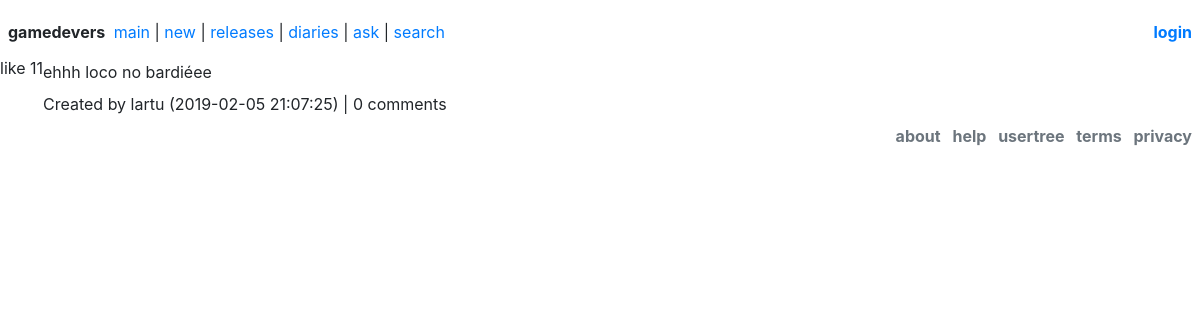
/post/index.php?id=5, run on the app's committed database.
### tables this page shows
CREATE TABLE `post` (
  `id` int(11) NOT NULL AUTO_INCREMENT,
  `creator_id` int(11) NOT NULL,
  `post_date` datetime NOT NULL DEFAULT '0000-00-00 00:00:00' ON UPDATE CURRENT_TIMESTAMP,
  `title` varchar(128) DEFAULT NULL,
  `body` varchar(2048) NOT NULL,
  `parent_id` int(11) NOT NULL,
  `category` int(11) DEFAULT NULL,
  `upvotes` int(11) NOT NULL,
  PRIMARY KEY (`id`)
);

CREATE TABLE `user` (
  `id` int(11) NOT NULL AUTO_INCREMENT,
  `username` varchar(30) NOT NULL,
  `user_group` int(11) NOT NULL DEFAULT '0',
  PRIMARY KEY (`id`)
);

### include/shibahug.php (called while the page is built, shortened)
<?php
function sqlSelect($table, $fields = "", $conditions = ""){
global $_shibahug__conn;
$select_clause  = _shibahug_formatSelect($fields);
$where_clause = _shibahug_formatWhere($conditions);
$sql = "SELECT ".$select_clause." FROM ".$table.$where_clause;
$query_result = $_shibahug__conn->query($sql);
$result = array();
if($query_result->num_rows>0){
$i = 0;
while($row = $query_result->fetch_assoc()){
$result[$i] = $row;
++$i;
}
}
return ($result);
}
function sqlCount($table, $conditions = ""){
global $_shibahug__conn;
$where_clause = _shibahug_formatWhere($conditions);
$sql = "SELECT COUNT(*) as cantidad FROM ".$table.$where_clause ;
$result = $_shibahug__conn->query($sql);
$row = $result->fetch_assoc();
$value = $row["cantidad"];
return ($value);
}
function sqlEncode($data){
$data = trim($data);
$data = stripslashes($data);
$data = htmlspecialchars($data);
$data = addslashes($data);
$data = str_replace("\"", "&#34;", $data);
$data = str_replace("'", "&#39;", $data);
return $data;
}
function _shibahug_formatSelect($fields){
if(!is_array($fields) && !empty($fields)) {
$fields = array($fields);
}
return empty($fields) ? "*" : implode(",", $fields);
}
function _shibahug_formatWhere($conditions){
if(!is_array($conditions) && !empty($conditions)) {
$conditions = array($conditions);
}
return empty($conditions) ? "" : " WHERE " . implode(" AND ", $conditions);
}
?>

### include/post-body.php (the view, shortened to what this page needs)
<div class="d-flex mt-2">
	<?php include "upvote.php"; ?>
	<div class="flex-grow-1">
		<div class="post-body mt-1 mb-2">
			<?php echo str_replace("\n", "<br>", $post["body"]); ?>
		</div>
		<div class="post-details">
			<?php
			$creator = sqlSelect("user", "id, username, user_group", "id=" . $post["creator_id"])[0];
			$comment_count = sqlCount("post", "parent_id=" . $post["id"]);
			$comment_count = $comment_count . ($comment_count != 1 ? " comments" : " comment");
			?>
			Created by <span class="group-<?php echo $creator["user_group"]; ?>"><?php echo $creator["username"]; ?></span>
			(<?php echo $post["post_date"]; ?>)
			| <?php echo $comment_count; ?>
		</div>
	</div>
</div>

### data on the page
post: body "ehhh loco no bardiéee", post_date "2019-02-05 21:07:25"
user: username "lartu"

### other printed values
$comment_count "0 comments"
